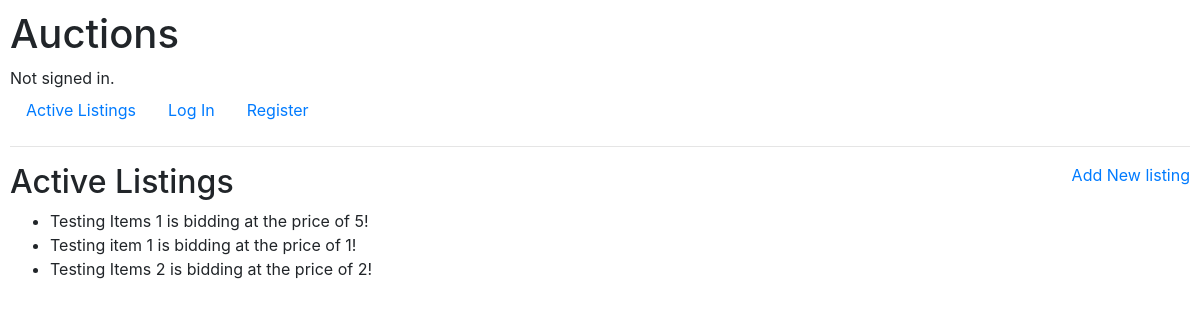
Before: / with the older database file.
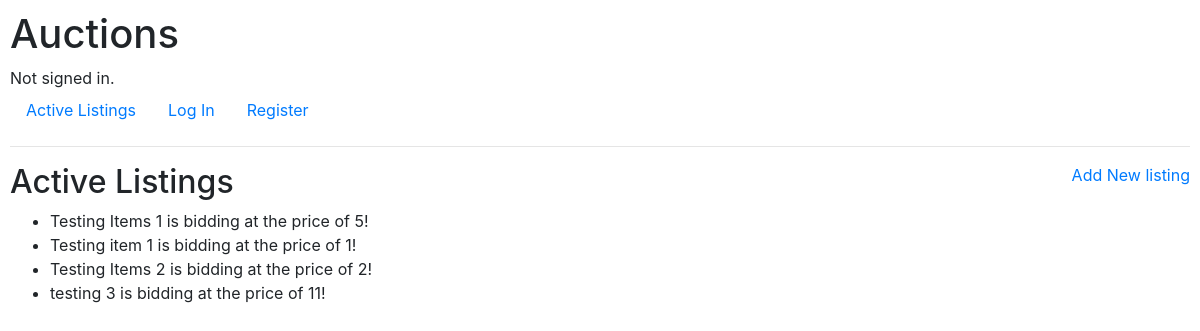
After: the same page with the newer database file.
### auctions/models.py (models this page shows)
class Auction_Listing(models.Model):
    title = models.CharField(max_length=64)
    description = models.TextField()
    listing_image_link = models.URLField(blank=True, null=True)
    category_image_link = models.URLField(blank=True, null=True)
    bid_price= models.IntegerField()
    def __str__(self):
        return f"{self.title} is bidding at the price of {self.bid_price}!"

### auctions/views.py (the view)
# urls.py: path("", views.index, name="index"),
def index(request):
    return render(request, "auctions/index.html",{
        "listings":Auction_Listing.objects.all()
    })

### auctions/templates/auctions/index.html
{% extends "auctions/layout.html" %}
{% block body %}
<div style="display: flex; flex-direction: row; justify-content: space-between">
    <h2>Active Listings</h2>
    <a href = "{% url 'new_listing' %}">Add New listing</a>
</div>
<ul>
{% for listing in listings%}
<li>{{listing}}</li>
{% empty %}
<li>No listing</li>
{%endfor%}
</ul>
{% endblock %}

### auctions/templates/auctions/layout.html (shortened to what this page needs)
{% load static %}
<!DOCTYPE html>
<html lang="en">
    <head>
        <link rel="stylesheet" href="https://stackpath.bootstrapcdn.com/bootstrap/4.4.1/css/bootstrap.min.css">
        <link href="{% static 'auctions/styles.css' %}" rel="stylesheet">
    </head>
    <body>
        <h1>Auctions</h1>
        <div>
            {% if user.is_authenticated %}
                Signed in as <strong>{{ user.username }}</strong>.
            {% else %}
                Not signed in.
            {% endif %}
        </div>
        <ul class="nav">
            <li class="nav-item">
                <a class="nav-link" href="{% url 'index' %}">Active Listings</a>
            </li>
            {% if user.is_authenticated %}
                <li class="nav-item">
                    <a class="nav-link" href="{% url 'logout' %}">Log Out</a>
                </li>
            {% else %}
                <li class="nav-item">
                    <a class="nav-link" href="{% url 'login' %}">Log In</a>
                </li>
                <li class="nav-item">
                    <a class="nav-link" href="{% url 'register' %}">Register</a>
                </li>
            {% endif %}
        </ul>
        <hr>
        {% block body %}
        {% endblock %}
    </body>
</html>

### auctions/static/auctions/styles.css (style rules this page uses)
body { padding: 10px; }

Changed rows visible on the page:
added Auction_Listing: title+bid_price "testing 3 is bidding at the price of 11!"
